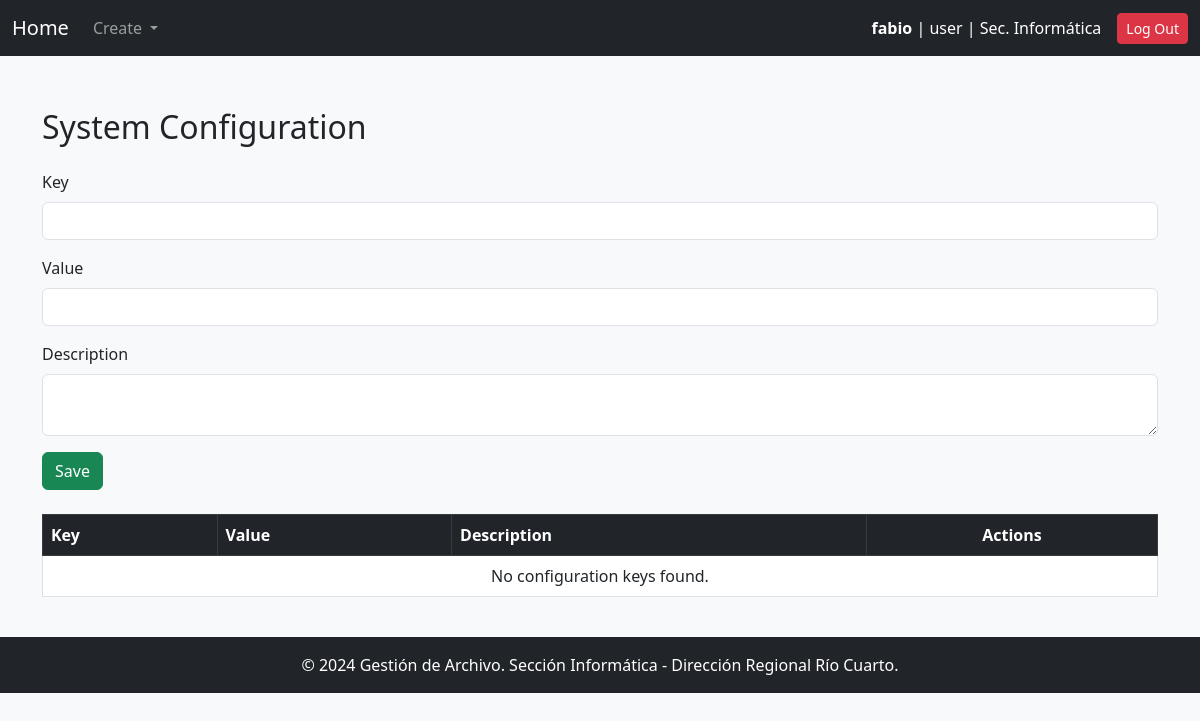
The app's page /config_keys_values/ (signed in), older data.
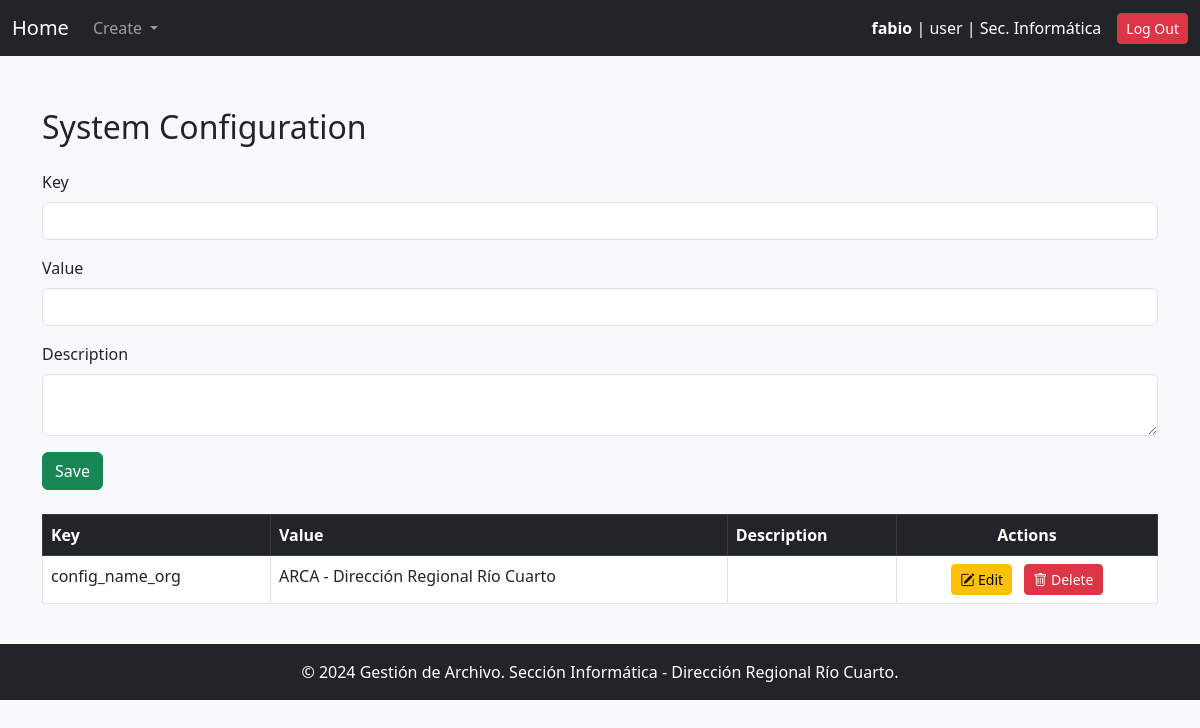
The same page, newer data.
### gestion_archivo_app/models.py (models this page shows, shortened)
class SystemConfigKeyValues(models.Model):
    key = models.CharField(max_length=100, unique=True)
    value = models.CharField(max_length=255)
    description = models.TextField(blank=True, null=True)

### gestion_archivo_app/views.py (the view, shortened to what this page needs)
# urls.py: path('config_keys_values/', config_keys_values, name='config_keys_values'),
@login_required
def config_keys_values(request):
    configs = SystemConfigKeyValues.objects.all()
    return render(request, 'config_keys_values.html', {'configs': configs})

### gestion_archivo_app/context_processors.py (called while the page is built)
def system_config(request):
    try:
        pagination_limit = int(SystemConfigKeyValues.objects.get(key="pagination_limit").value)
    except SystemConfigKeyValues.DoesNotExist:
        pagination_limit = 10  # Valor por defecto
    try:
        default_archive_code = SystemConfigKeyValues.objects.get(key="default_archive_code").value
    except SystemConfigKeyValues.DoesNotExist:
        default_archive_code = "AADE_ARCHIVE"  # Valor por defecto
    try:
        config_name_org = SystemConfigKeyValues.objects.get(key="config_name_org").value
    except SystemConfigKeyValues.DoesNotExist:
        config_name_org = "Define config_name_org"  # Valor por defecto
    return {
        "pagination_limit": pagination_limit,
        "default_archive_code": default_archive_code,
        "config_name_org": config_name_org
    }

### gestion_archivo_app/templates/config_keys_values.html (shortened to what this page needs)
{% extends 'base.html' %}
{% load static %}
{% block content %}
<div class="container mt-5">
    <h2 class="mb-4">System Configuration</h2>
    <form method="post" class="mb-4">
        <div class="mb-3">
            <label for="key" class="form-label">Key</label>
            <input type="text" id="key" name="key" class="form-control" required>
        </div>
        <div class="mb-3">
            <label for="value" class="form-label">Value</label>
            <input type="text" id="value" name="value" class="form-control" required>
        </div>
        <div class="mb-3">
            <label for="description" class="form-label">Description</label>
            <textarea id="description" name="description" class="form-control"></textarea>
        </div>
        <button type="submit" name="action" value="save" class="btn btn-success">Save</button>
    </form>
    <table class="table table-bordered">
        <thead class="table-dark">
            <tr>
                <th>Key</th>
                <th>Value</th>
                <th>Description</th>
                <th class="text-center">Actions</th>
            </tr>
        </thead>
        <tbody>
            {% for config in configs %}
            <tr>
                <td>{{ config.key }}</td>
                <td>{{ config.value }}</td>
                <td>{{ config.description }}</td>
                <td class="text-center">
                    <button type="button" class="btn btn-sm btn-warning me-2" onclick="editConfig('{{ config.id }}', '{{ config.key }}', '{{ config.value }}', '{{ config.description }}')">
                        <i class="bi bi-pencil-square"></i> Edit
                    </button>
                    <form method="post" class="d-inline">
                        <button type="submit" name="action" value="delete" class="btn btn-sm btn-danger">
                            <i class="bi bi-trash"></i> Delete
                        </button>
                    </form>
                </td>
            </tr>
            {% empty %}
            <tr>
                <td colspan="4" class="text-center">No configuration keys found.</td>
            </tr>
            {% endfor %}
        </tbody>
    </table>
</div>
{% endblock %}

Row changes from the older to the newer data that the page shows:
added SystemConfigKeyValues: key "config_name_org", value "ARCA - Dirección Regional Río Cuarto"
Text that changed along with them:
text no longer shown: "No configuration keys found."
